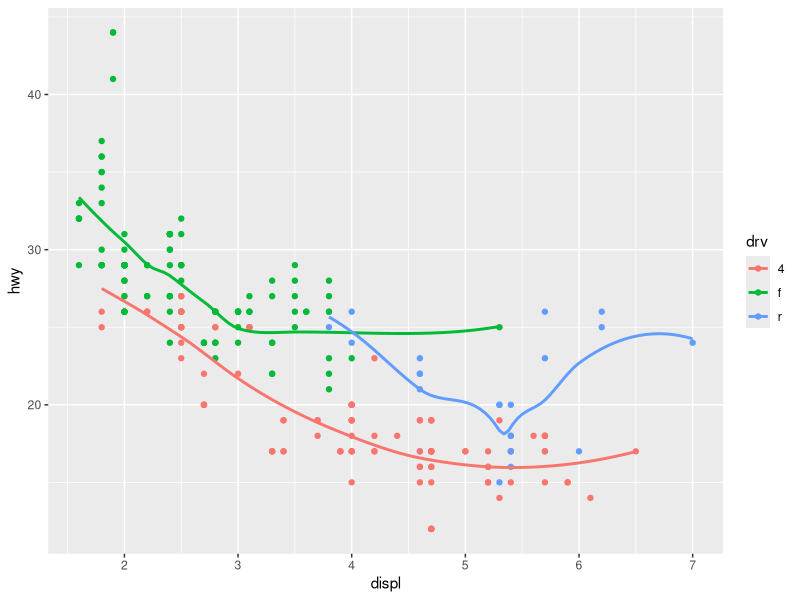
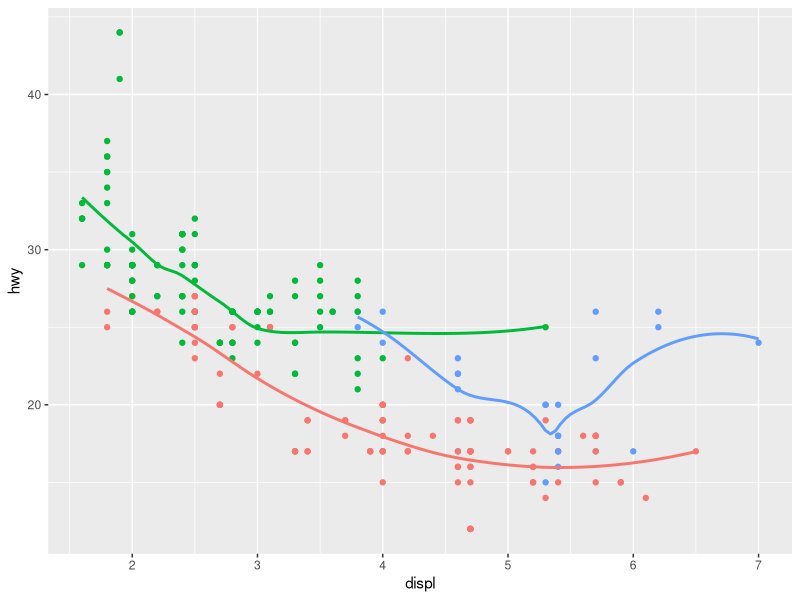
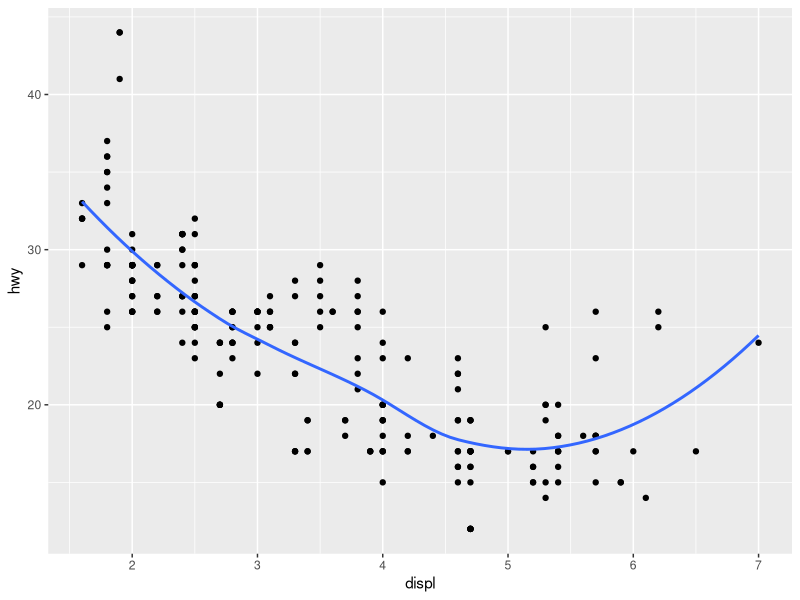
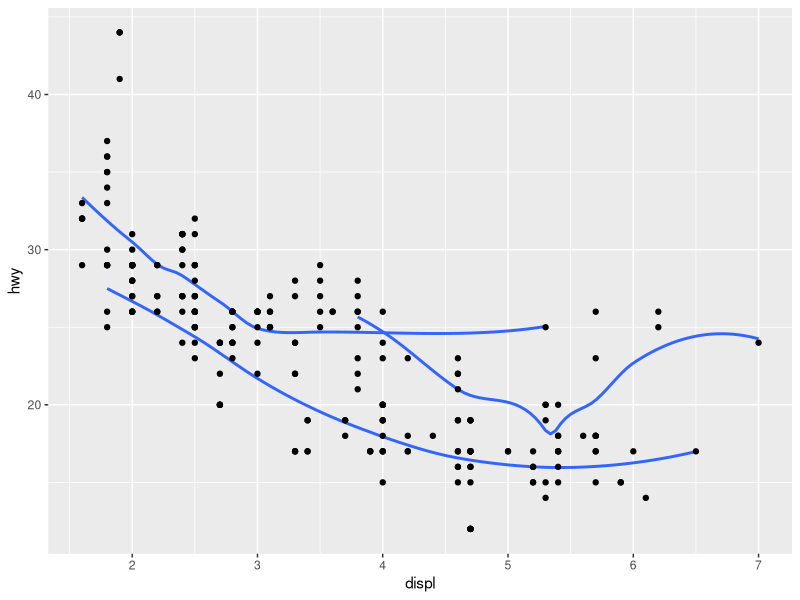
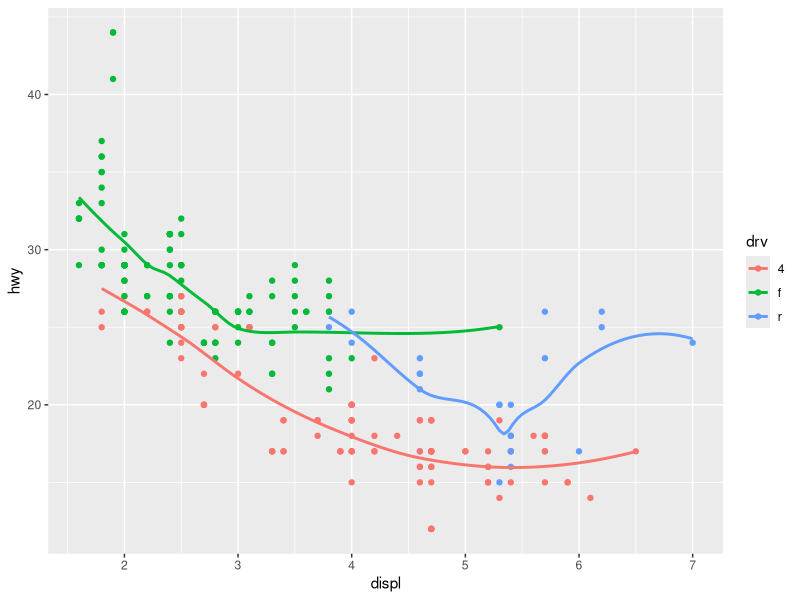
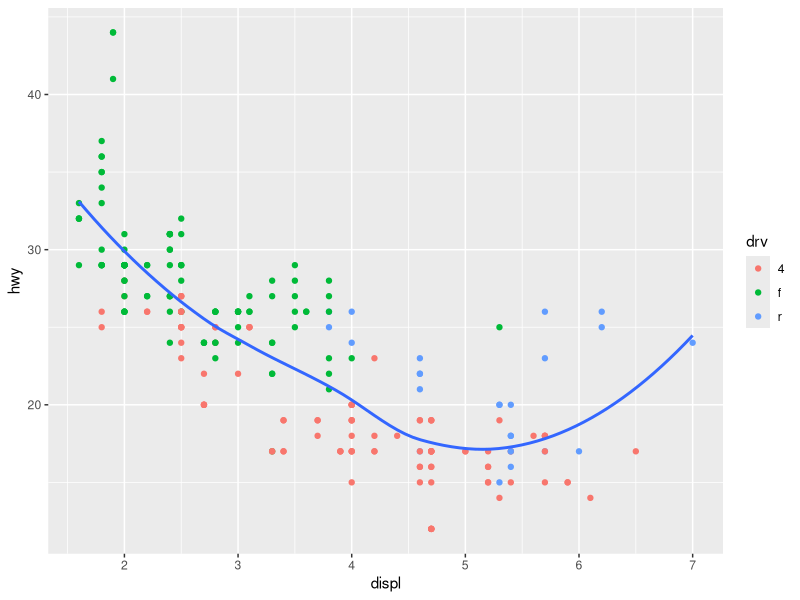
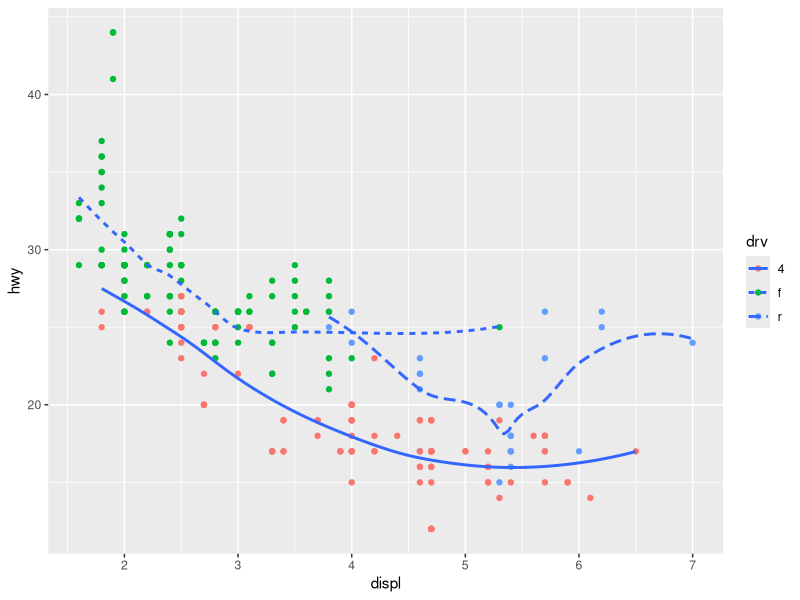
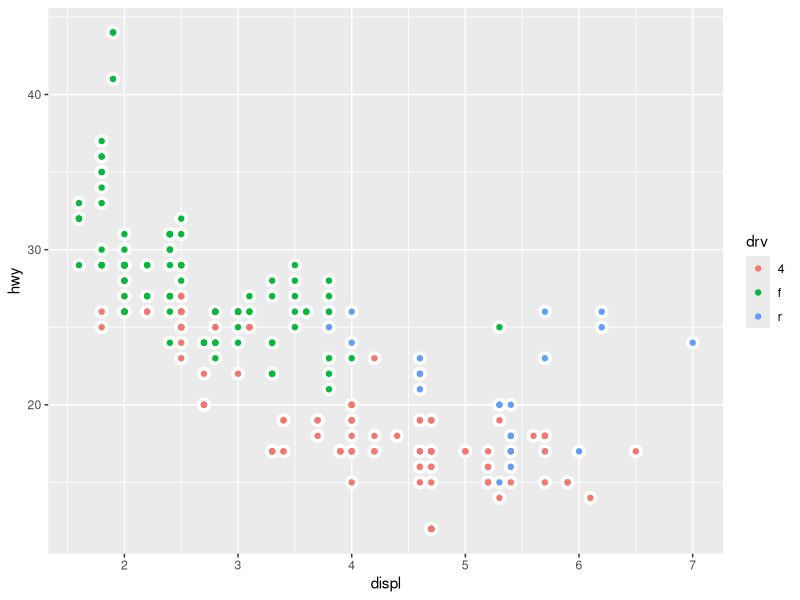

Generate these figures, in order, with R:
## ---- chunk 1
library(tidyverse)
## ---- chunk 2
ggplot(data = mpg, mapping = aes(x = displ, y = hwy, color = drv)) + 
  geom_point() + 
  geom_smooth(se = FALSE)
## ---- chunk 3
ggplot(data = mpg, mapping = aes(x = displ, y = hwy, color = drv)) + 
  geom_point(show.legend = FALSE) + 
  geom_smooth(se = FALSE, show.legend = FALSE)
## ---- chunk 4

ggplot(data = mpg, aes(x = displ, y = hwy)) +
  geom_point() + 
  geom_smooth(se = FALSE)

ggplot(data = mpg, aes(x = displ, y = hwy)) +
  geom_smooth(aes(class = drv), se = FALSE) +
  geom_point()

ggplot(data = mpg, aes(x = displ, y = hwy)) +
  geom_point(aes(color = drv)) + 
  geom_smooth(aes(color = drv), se = FALSE)

ggplot(data = mpg, aes(x = displ, y = hwy)) +
  geom_point(aes(color = drv)) + 
  geom_smooth(se = FALSE)

ggplot(data = mpg, aes(x = displ, y = hwy)) +
  geom_point(aes(color = drv)) +
  geom_smooth(aes(linetype = drv), se = FALSE)

ggplot(data = mpg, aes(x = displ, y = hwy)) + 
  geom_point(size = 4, color = "white") + 
  geom_point(aes(color = drv))
